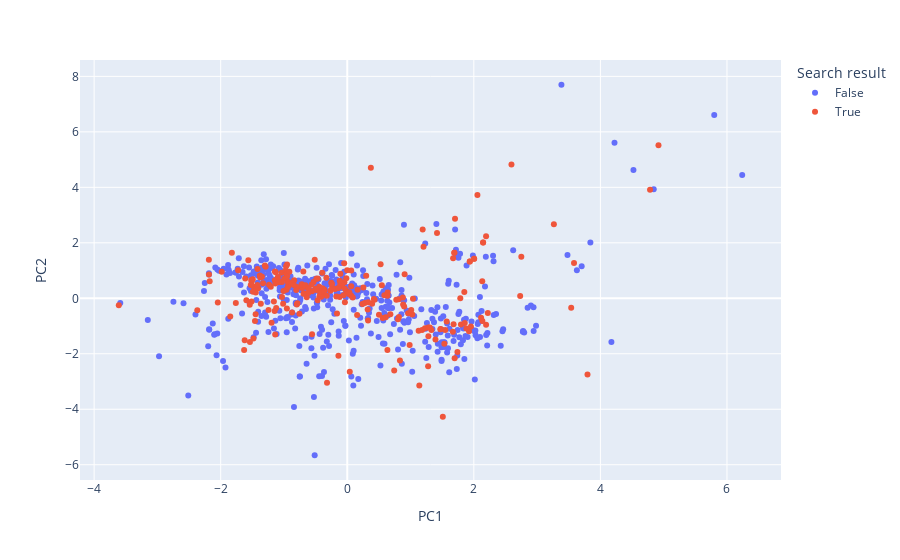

The notebook cell this image was saved under:
### Code cell
# Define the dropdowns with 'All' option
manufacturer_dropdown = widgets.Dropdown(options = ['All'] + list(df['Manufacturer'].unique()), description='Manufacturer:')
silica_dropdown = widgets.Dropdown(options = ['All'] + list(df['Silica type'].unique()), description='Silica type:')
usp_dropdown = widgets.Dropdown(options = ['All'] + list(df['USP type'].unique()), description='USP type:')
phase_dropdown = widgets.Dropdown(options = ['All'] + list(df['Phase type'].unique()), description='Phase type:')

# Define the text input for search
search_input = widgets.Text(description='Search:')

# Define a button for the search
search_button = widgets.Button(description='Press to search')

# Update the update_plot function to use the search input
def update_plot(*args):
    clear_output(wait=True)  # Clear the previous plot

    # Display the dropdowns and the search input
    display(manufacturer_dropdown, silica_dropdown, usp_dropdown, phase_dropdown, search_input, search_button)
    
    filtered_df = df.copy()

    # Apply filters if 'All' is not selected
    if manufacturer_dropdown.value != 'All':
        filtered_df = filtered_df[filtered_df['Manufacturer'] == manufacturer_dropdown.value]
    if silica_dropdown.value != 'All':
        filtered_df = filtered_df[filtered_df['Silica type'] == silica_dropdown.value]
    if usp_dropdown.value != 'All':
        filtered_df = filtered_df[filtered_df['USP type'] == usp_dropdown.value]
    if phase_dropdown.value != 'All':
        filtered_df = filtered_df[filtered_df['Phase type'] == phase_dropdown.value]
    
    # Highlight the data based on the search input
    if search_input.value:
        filtered_df['Search result'] = filtered_df['Name'].str.contains(search_input.value, case=False)
    else:
        filtered_df['Search result'] = False
    
    fig = px.scatter(filtered_df, x='PC1', y='PC2', hover_data=['Name'], color='Search result')
    fig.show()

# Add an observer to the search button click event
search_button.on_click(update_plot)

# Add observers to the dropdowns
manufacturer_dropdown.observe(update_plot, 'value')
silica_dropdown.observe(update_plot, 'value')
usp_dropdown.observe(update_plot, 'value')
phase_dropdown.observe(update_plot, 'value')

# Display the initial plot
update_plot()

### Figure 1 — Plotly figure (JSON) as saved in the notebook; plotly's stock layout.template omitted (floating-point values rounded to 4 significant figures; data arrays with more than 128 entries replaced by an {"elided": "..."} marker saying what was removed)
{"data": [{"customdata": {"elided": "523x1 str values"}, "hovertemplate": "Search result=False<br>PC1=%{x}<br>PC2=%{y}<br>Name=%{customdata[0]}<extra></extra>", "legendgroup": "False", "marker": {"color": "#636efa", "symbol": "circle"}, "mode": "markers", "name": "False", "orientation": "v", "showlegend": true, "type": "scatter", "x": {"elided": "523 float values"}, "xaxis": "x", "y": {"elided": "523 float values"}, "yaxis": "y"}, {"customdata": {"elided": "242x1 str values"}, "hovertemplate": "Search result=True<br>PC1=%{x}<br>PC2=%{y}<br>Name=%{customdata[0]}<extra></extra>", "legendgroup": "True", "marker": {"color": "#EF553B", "symbol": "circle"}, "mode": "markers", "name": "True", "orientation": "v", "showlegend": true, "type": "scatter", "x": {"elided": "242 float values"}, "xaxis": "x", "y": {"elided": "242 float values"}, "yaxis": "y"}], "layout": {"legend": {"title": {"text": "Search result"}, "tracegroupgap": 0}, "margin": {"t": 60}, "xaxis": {"anchor": "y", "domain": [0, 1], "title": {"text": "PC1"}}, "yaxis": {"anchor": "x", "domain": [0, 1], "title": {"text": "PC2"}}}}
